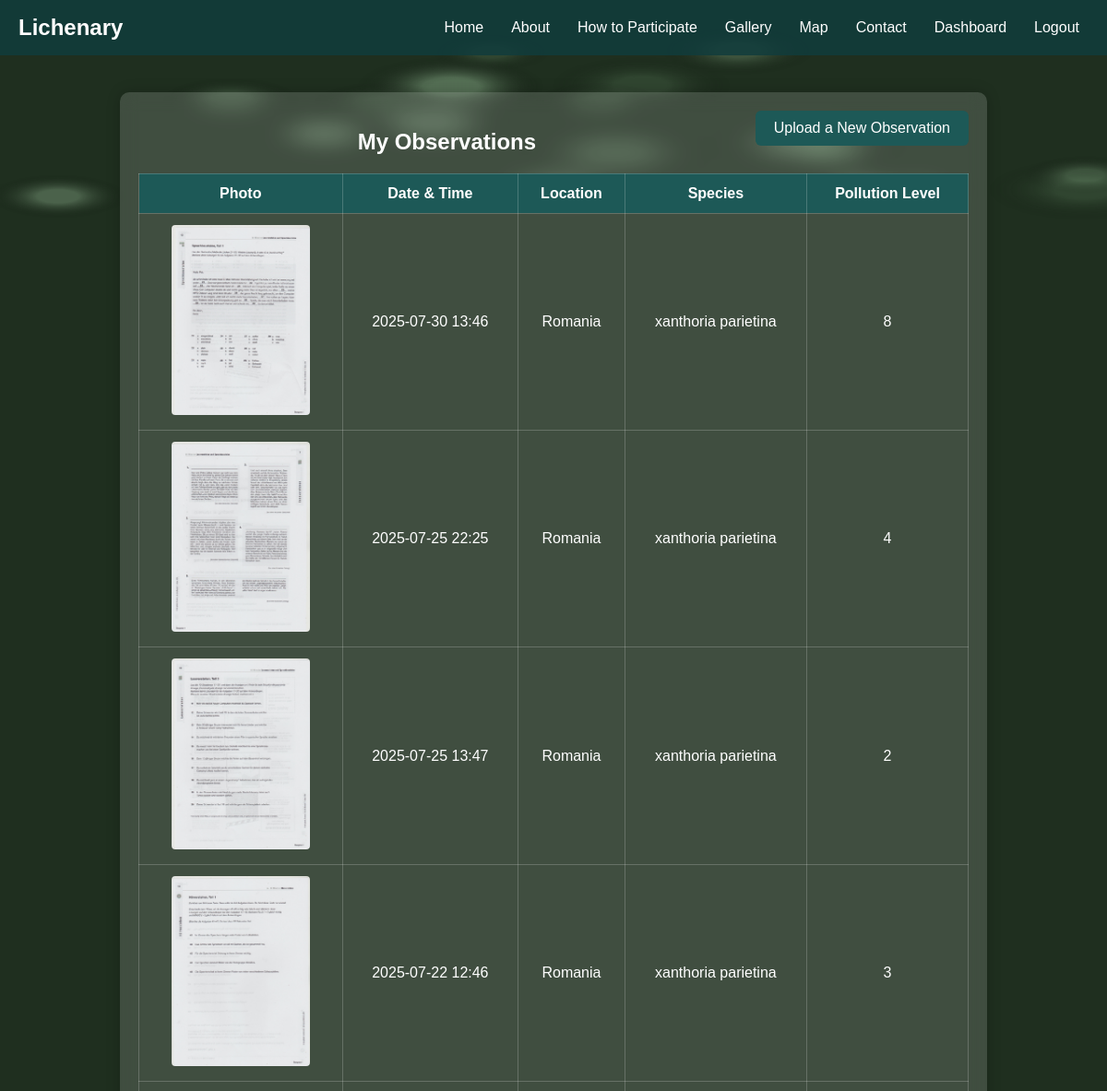
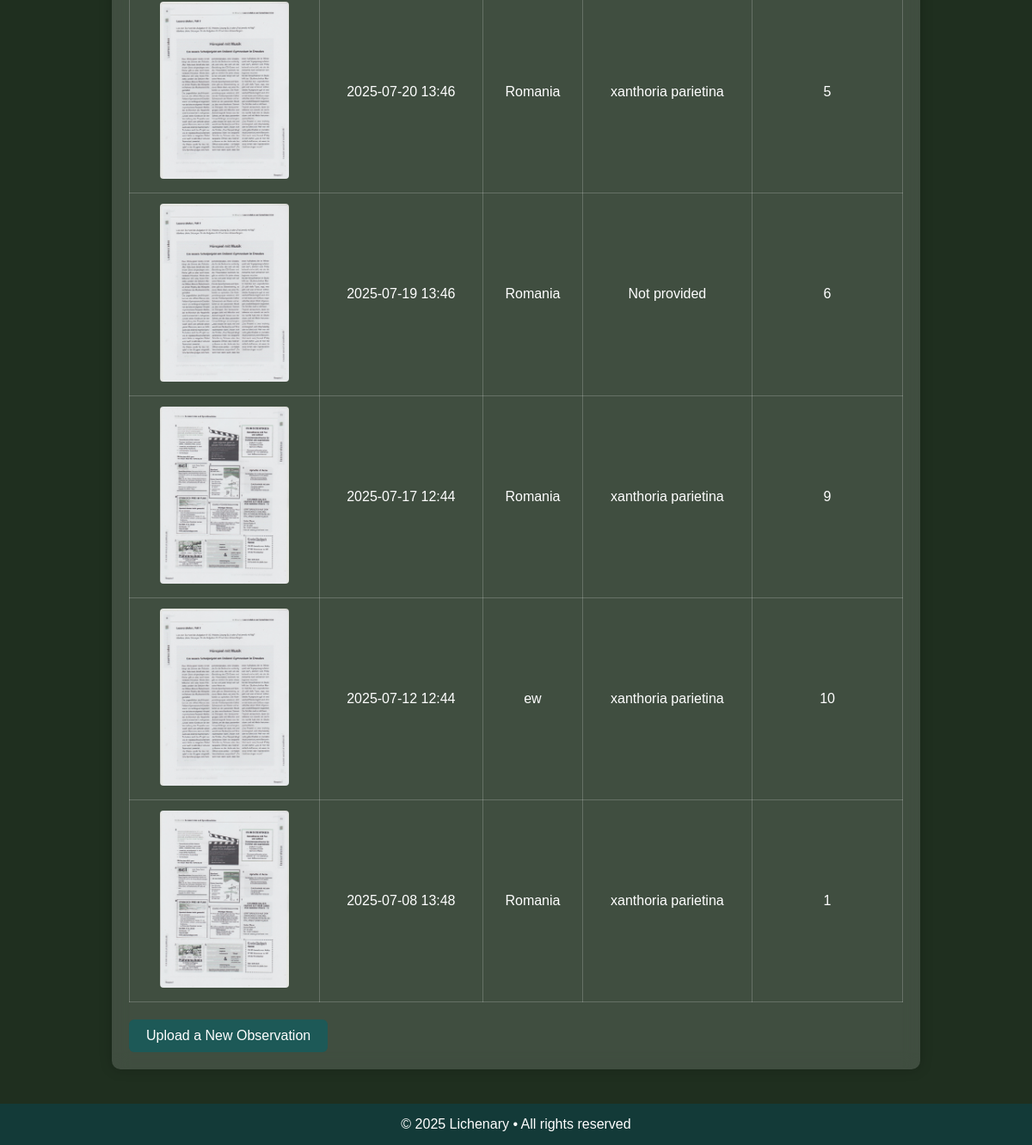
Page /observations (signed in) on the committed database (2 pictures, top to bottom).
### app.py (models this page shows)
class Observation(db.Model):
    id = db.Column(db.Integer, primary_key=True)
    image_filename = db.Column(db.Text, nullable=False)
    date_time = db.Column(db.DateTime, nullable=False)
    location = db.Column(db.String(300), nullable=False)
    latitude = db.Column(db.Float)
    longitude = db.Column(db.Float)
    species = db.Column(db.String(150))
    pollution_level = db.Column(db.Integer)
    is_approved = db.Column(db.Boolean, default=False)
    user_id = db.Column(db.Integer, db.ForeignKey('user.id'))
    user = db.relationship('User')

### app.py (the view)
@app.route('/observations')
@login_required
def view_observations():
    observations = Observation.query.filter_by(user_id=current_user.id).order_by(Observation.date_time.desc()).all()
    return render_template('observations.html', observations=observations)

### app.py (called while the page is built)
@login_manager.user_loader
def load_user(user_id):
    return User.query.get(int(user_id))

### templates/observations.html (shortened to what this page needs)
<!DOCTYPE html>
<html lang="en">
<head>
</head>
<body>
<canvas id="cloud-canvas"></canvas>
<header>
  <div class="logo" onclick="window.location='/'">Lichenary</div>
  <nav id="nav-links">
    <a href="{{ url_for('home') }}">Home</a>
    <a href="{{ url_for('despre') }}">About</a>
    <a href="{{ url_for('participa') }}">How to Participate</a>
    <a href="{{ url_for('galerie') }}">Gallery</a>
    <a href="{{ url_for('harta') }}">Map</a>
    <a href="{{ url_for('contact') }}">Contact</a>
    {% if current_user.is_authenticated %}
      <a href="{{ url_for('dashboard') }}">Dashboard</a>
      <a href="{{ url_for('logout') }}">Logout</a>
    {% else %}
      <a href="{{ url_for('login') }}">Login</a>
      <a href="{{ url_for('register') }}">Register</a>
    {% endif %}
  </nav>
</header>
<main>
  <a href="{{ url_for('upload_observation') }}" class="button-link" style="float: right; margin-bottom: 10px;">Upload a New Observation</a>
  <h2>My Observations</h2>
  {% if observations %}
    <table>
      <thead>
        <tr>
          <th>Photo</th>
          <th>Date & Time</th>
          <th>Location</th>
          <th>Species</th>
          <th>Pollution Level</th>
        </tr>
      </thead>
      <tbody>
        {% for obs in observations %}
          <tr>
            <td><img src="{{ obs.image_filename }}" alt="Lichen"></td>
            <td>{{ obs.date_time.strftime('%Y-%m-%d %H:%M') }}</td>
            <td>{{ obs.location }}</td>
            <td>{{ obs.species if obs.species else 'Not provided' }}</td>
            <td>{{ obs.pollution_level if obs.pollution_level is not none else 'Not provided' }}</td>
          </tr>
        {% endfor %}
      </tbody>
    </table>
  {% else %}
    <p>You haven't uploaded any observations yet.</p>
  {% endif %}
  <a href="{{ url_for('upload_observation') }}" class="button-link">Upload a New Observation</a>
</main>
<footer>
  &copy; 2025 Lichenary • All rights reserved
</footer>
<script>
  const canvas = document.getElementById('cloud-canvas');
  const ctx = canvas.getContext('2d');
  let w, h;
  function resize() {
    w = window.innerWidth;
    h = window.innerHeight;
    canvas.width = w;
    canvas.height = h;
  }
  window.addEventListener('resize', resize);
  resize();
  class Cloud {
    constructor(x, y, size, color, speed) {
      this.x = x; this.y = y; this.size = size;
      this.color = color; this.speed = speed;
    }
    draw(ctx) {
      const g = ctx.createRadialGradient(this.x, this.y, this.size * 0.3, this.x, this.y, this.size);
      g.addColorStop(0, this.color);
      g.addColorStop(1, 'rgba(0,0,0,0)');
      ctx.fillStyle = g;
      ctx.beginPath();
      ctx.arc(this.x, this.y, this.size, 0, 2 * Math.PI);
      ctx.fill();
    }
    update() {
      this.x += this.speed;
      if (this.x - this.size > w) {
        this.x = -this.size;
        this.y = Math.random() * h * 0.8 + h * 0.1;
      }
    }
  }
  const clouds = [];
  const colors = ['rgba(180,220,180,0.3)', 'rgba(150,190,150,0.25)', 'rgba(120,160,120,0.2)'];
  for (let i = 0; i < 20; i++) {
    clouds.push(new Cloud(
      Math.random() * w,
      Math.random() * h * 0.8 + h * 0.1,
      60 + Math.random() * 50,
      colors[Math.floor(Math.random() * colors.length)],
      0.2 + Math.random() * 0.2
    ));
  }
  function animate() {
    ctx.clearRect(0, 0, w, h);
    clouds.forEach(c => { c.draw(ctx); c.update(); });
    requestAnimationFrame(animate);
  }
  animate();
</script>
</body>
</html>

### templates/observations.html (style rules this page uses)
html, body { margin: 0; padding: 0; height: 100%; font-family: Arial, sans-serif; background-color: #1f2f1f; position: relative; overflow-x: hidden; color: white; }
#cloud-canvas { position: fixed; top: 0; left: 0; width: 100vw; height: 100vh; z-index: 0; pointer-events: none; }
header { background-color: rgba(17, 61, 60, 0.85); padding: 15px 20px; color: white; display: flex; justify-content: space-between; align-items: center; flex-wrap: wrap; position: relative; z-index: 20; }
.logo { font-size: 1.5em; font-weight: bold; cursor: pointer; color: white; }
nav { display: flex; gap: 10px; z-index: 20; transition: max-height 0.4s ease, padding 0.4s ease; }
nav a { color: white; text-decoration: none; padding: 6px 10px; border-radius: 4px; }
main { max-width: 900px; margin: 40px auto; background: rgba(255,255,255,0.15); padding: 20px; border-radius: 10px; box-shadow: 0 0 15px rgba(0,0,0,0.2); backdrop-filter: blur(10px); position: relative; z-index: 10; flex: 1; }
main h2 { text-align: center; margin-bottom: 20px; }
table { width: 100%; border-collapse: collapse; margin-bottom: 20px; }
th, td { padding: 12px; border: 1px solid rgba(255,255,255,0.2); text-align: center; color: white; }
th { background-color: #1d5957; }
img { max-width: 150px; border-radius: 4px; }
.button-link { display: inline-block; padding: 10px 20px; background: #1d5957; color: white; text-decoration: none; border-radius: 6px; transition: background 0.3s; }
footer { padding: 15px; text-align: center; background-color: rgba(17, 61, 60, 0.85); color: white; z-index: 10; }

### rows in the picture
Observation: image_filename (picture), date_time "2025-07-30 13:46", location "Romania", species "xanthoria parietina", pollution_level "8"
Observation: image_filename (picture), date_time "2025-07-25 22:25", location "Romania", species "xanthoria parietina", pollution_level "4"
Observation: image_filename (picture), date_time "2025-07-25 13:47", location "Romania", species "xanthoria parietina", pollution_level "2"
Observation: image_filename (picture), date_time "2025-07-22 12:46", location "Romania", species "xanthoria parietina", pollution_level "3"
Observation: image_filename (picture), date_time "2025-07-20 13:46", location "Romania", species "xanthoria parietina", pollution_level "5"
Observation: image_filename (picture), date_time "2025-07-19 13:46", location "Romania", species "Not provided", pollution_level "6"
Observation: image_filename (picture), date_time "2025-07-17 12:44", location "Romania", species "xanthoria parietina", pollution_level "9"
Observation: image_filename (picture), date_time "2025-07-12 12:44", location "ew", species "xanthoria parietina", pollution_level "10"
Observation: image_filename (picture), date_time "2025-07-08 13:48", location "Romania", species "xanthoria parietina", pollution_level "1"
